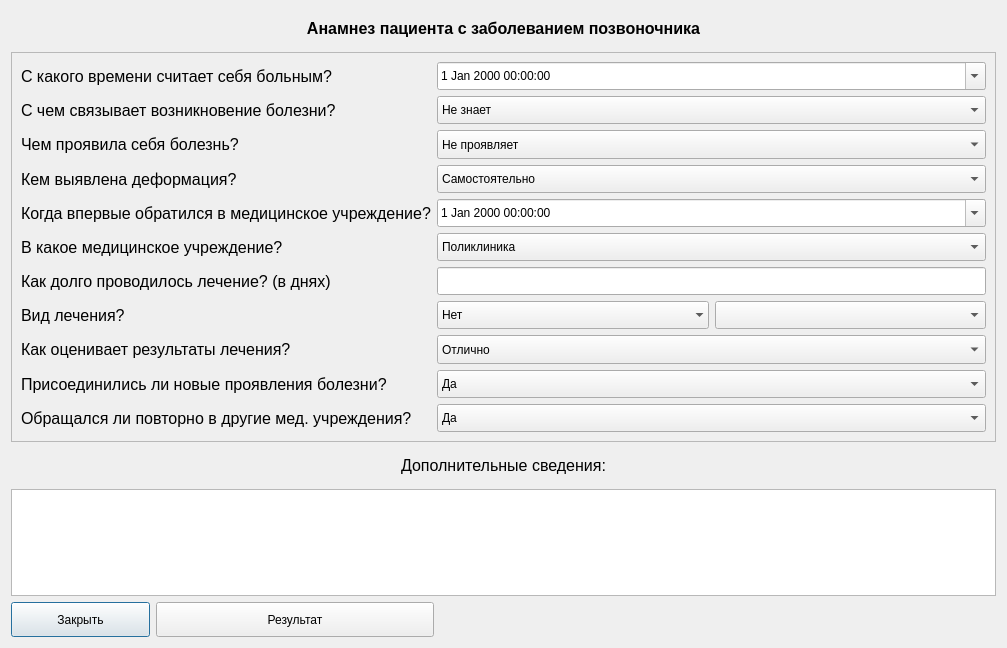
<?xml version="1.0" encoding="UTF-8"?>
<ui version="4.0">
 <class>PatientDiseaseWindow</class>
 <widget class="QDialog" name="PatientDiseaseWindow">
  <property name="geometry">
   <rect>
    <x>0</x>
    <y>0</y>
    <width>1007</width>
    <height>648</height>
   </rect>
  </property>
  <property name="windowTitle">
   <string>Dialog</string>
  </property>
  <property name="styleSheet">
   <string notr="true"/>
  </property>
  <layout class="QVBoxLayout" name="verticalLayout_3">
   <item>
    <layout class="QVBoxLayout" name="verticalLayoutMain" stretch="1,11,1,3,1">
     <item>
      <widget class="QLabel" name="labelPatientHistoryWithSpinalDisease">
       <property name="enabled">
        <bool>true</bool>
       </property>
       <property name="sizePolicy">
        <sizepolicy hsizetype="Expanding" vsizetype="Expanding">
         <horstretch>0</horstretch>
         <verstretch>0</verstretch>
        </sizepolicy>
       </property>
       <property name="font">
        <font>
         <pointsize>12</pointsize>
         <bold>true</bold>
         <underline>false</underline>
        </font>
       </property>
       <property name="contextMenuPolicy">
        <enum>Qt::NoContextMenu</enum>
       </property>
       <property name="acceptDrops">
        <bool>false</bool>
       </property>
       <property name="toolTip">
        <string/>
       </property>
       <property name="text">
        <string>&lt;html&gt;&lt;head/&gt;&lt;body&gt;&lt;p&gt;Анамнез пациента с заболеванием позвоночника&lt;/p&gt;&lt;/body&gt;&lt;/html&gt;</string>
       </property>
       <property name="alignment">
        <set>Qt::AlignCenter</set>
       </property>
      </widget>
     </item>
     <item>
      <widget class="QScrollArea" name="scrollArea">
       <property name="widgetResizable">
        <bool>true</bool>
       </property>
       <widget class="QWidget" name="scrollAreaWidgetContents">
        <property name="geometry">
         <rect>
          <x>0</x>
          <y>-9</y>
          <width>960</width>
          <height>393</height>
         </rect>
        </property>
        <property name="sizePolicy">
         <sizepolicy hsizetype="Expanding" vsizetype="Expanding">
          <horstretch>0</horstretch>
          <verstretch>0</verstretch>
         </sizepolicy>
        </property>
        <layout class="QHBoxLayout" name="horizontalLayout_9">
         <item>
          <layout class="QHBoxLayout" name="horizontalLayoutCenter" stretch="0,1">
           <item>
            <layout class="QVBoxLayout" name="verticalLayout_5" stretch="1,1,1,1,1,1,1,1,1,1,1">
             <item>
              <widget class="QLabel" name="labelDiseaseStartTime">
               <property name="sizePolicy">
                <sizepolicy hsizetype="Expanding" vsizetype="Expanding">
                 <horstretch>0</horstretch>
                 <verstretch>0</verstretch>
                </sizepolicy>
               </property>
               <property name="font">
                <font>
                 <pointsize>12</pointsize>
                </font>
               </property>
               <property name="text">
                <string>С какого времени считает себя больным?</string>
               </property>
              </widget>
             </item>
             <item>
              <widget class="QLabel" name="labelOccurrenceOfDisease">
               <property name="sizePolicy">
                <sizepolicy hsizetype="Expanding" vsizetype="Expanding">
                 <horstretch>0</horstretch>
                 <verstretch>0</verstretch>
                </sizepolicy>
               </property>
               <property name="font">
                <font>
                 <pointsize>12</pointsize>
                 <bold>false</bold>
                </font>
               </property>
               <property name="focusPolicy">
                <enum>Qt::NoFocus</enum>
               </property>
               <property name="whatsThis">
                <string>&lt;html&gt;&lt;head/&gt;&lt;body&gt;&lt;p align=&quot;right&quot;&gt;&lt;br/&gt;&lt;/p&gt;&lt;/body&gt;&lt;/html&gt;</string>
               </property>
               <property name="accessibleName">
                <string>&lt;html&gt;&lt;head/&gt;&lt;body&gt;&lt;p align=&quot;right&quot;&gt;&lt;br/&gt;&lt;/p&gt;&lt;/body&gt;&lt;/html&gt;</string>
               </property>
               <property name="accessibleDescription">
                <string>&lt;html&gt;&lt;head/&gt;&lt;body&gt;&lt;p&gt;&lt;span style=&quot; font-size:10pt;&quot;&gt;&lt;br/&gt;&lt;/span&gt;&lt;/p&gt;&lt;/body&gt;&lt;/html&gt;</string>
               </property>
               <property name="layoutDirection">
                <enum>Qt::LeftToRight</enum>
               </property>
               <property name="text">
                <string>С чем связывает возникновение болезни?</string>
               </property>
               <property name="scaledContents">
                <bool>false</bool>
               </property>
               <property name="wordWrap">
                <bool>false</bool>
               </property>
               <property name="openExternalLinks">
                <bool>false</bool>
               </property>
              </widget>
             </item>
             <item>
              <widget class="QLabel" name="labelManifestationOfDisease">
               <property name="sizePolicy">
                <sizepolicy hsizetype="Expanding" vsizetype="Expanding">
                 <horstretch>0</horstretch>
                 <verstretch>0</verstretch>
                </sizepolicy>
               </property>
               <property name="font">
                <font>
                 <pointsize>12</pointsize>
                </font>
               </property>
               <property name="text">
                <string>Чем проявила себя болезнь?</string>
               </property>
              </widget>
             </item>
             <item>
              <widget class="QLabel" name="labelRevealed">
               <property name="sizePolicy">
                <sizepolicy hsizetype="Expanding" vsizetype="Expanding">
                 <horstretch>0</horstretch>
                 <verstretch>0</verstretch>
                </sizepolicy>
               </property>
               <property name="font">
                <font>
                 <pointsize>12</pointsize>
                </font>
               </property>
               <property name="text">
                <string>Кем выявлена деформация?</string>
               </property>
              </widget>
             </item>
             <item>
              <widget class="QLabel" name="labelFirstWentToMedicalFacility">
               <property name="sizePolicy">
                <sizepolicy hsizetype="Expanding" vsizetype="Expanding">
                 <horstretch>0</horstretch>
                 <verstretch>0</verstretch>
                </sizepolicy>
               </property>
               <property name="font">
                <font>
                 <pointsize>12</pointsize>
                </font>
               </property>
               <property name="text">
                <string>Когда впервые обратился в медицинское учреждение?</string>
               </property>
              </widget>
             </item>
             <item>
              <widget class="QLabel" name="labelMedicalFacility">
               <property name="sizePolicy">
                <sizepolicy hsizetype="Expanding" vsizetype="Expanding">
                 <horstretch>0</horstretch>
                 <verstretch>0</verstretch>
                </sizepolicy>
               </property>
               <property name="font">
                <font>
                 <pointsize>12</pointsize>
                </font>
               </property>
               <property name="text">
                <string>В какое медицинское учреждение?</string>
               </property>
              </widget>
             </item>
             <item>
              <widget class="QLabel" name="labelTreatmentTimeInDays">
               <property name="sizePolicy">
                <sizepolicy hsizetype="Expanding" vsizetype="Expanding">
                 <horstretch>0</horstretch>
                 <verstretch>0</verstretch>
                </sizepolicy>
               </property>
               <property name="font">
                <font>
                 <pointsize>12</pointsize>
                </font>
               </property>
               <property name="text">
                <string>Как долго проводилось лечение? (в днях)</string>
               </property>
              </widget>
             </item>
             <item>
              <widget class="QLabel" name="labelTypeOfTreatment">
               <property name="sizePolicy">
                <sizepolicy hsizetype="Expanding" vsizetype="Expanding">
                 <horstretch>0</horstretch>
                 <verstretch>0</verstretch>
                </sizepolicy>
               </property>
               <property name="font">
                <font>
                 <pointsize>12</pointsize>
                </font>
               </property>
               <property name="text">
                <string>Вид лечения?</string>
               </property>
              </widget>
             </item>
             <item>
              <widget class="QLabel" name="labelTreatmentResult">
               <property name="sizePolicy">
                <sizepolicy hsizetype="Expanding" vsizetype="Expanding">
                 <horstretch>0</horstretch>
                 <verstretch>0</verstretch>
                </sizepolicy>
               </property>
               <property name="font">
                <font>
                 <pointsize>12</pointsize>
                </font>
               </property>
               <property name="text">
                <string>Как оценивает результаты лечения?</string>
               </property>
              </widget>
             </item>
             <item>
              <widget class="QLabel" name="labelNewDisease">
               <property name="sizePolicy">
                <sizepolicy hsizetype="Expanding" vsizetype="Expanding">
                 <horstretch>0</horstretch>
                 <verstretch>0</verstretch>
                </sizepolicy>
               </property>
               <property name="font">
                <font>
                 <pointsize>12</pointsize>
                </font>
               </property>
               <property name="text">
                <string>Присоединились ли новые проявления болезни?</string>
               </property>
              </widget>
             </item>
             <item>
              <widget class="QLabel" name="labelWentToOtherMedicalFacility">
               <property name="sizePolicy">
                <sizepolicy hsizetype="Expanding" vsizetype="Expanding">
                 <horstretch>0</horstretch>
                 <verstretch>0</verstretch>
                </sizepolicy>
               </property>
               <property name="font">
                <font>
                 <pointsize>12</pointsize>
                </font>
               </property>
               <property name="text">
                <string>Обращался ли повторно в другие мед. учреждения?</string>
               </property>
              </widget>
             </item>
            </layout>
           </item>
           <item>
            <layout class="QGridLayout" name="gridLayout" rowstretch="1,1,1,1,1,1,1,1,1,1,1" columnstretch="1,1">
             <property name="topMargin">
              <number>0</number>
             </property>
             <item row="9" column="0" colspan="2">
              <widget class="QComboBox" name="comboBoxNewDisease">
               <property name="sizePolicy">
                <sizepolicy hsizetype="Expanding" vsizetype="Expanding">
                 <horstretch>0</horstretch>
                 <verstretch>0</verstretch>
                </sizepolicy>
               </property>
               <item>
                <property name="text">
                 <string>Да</string>
                </property>
               </item>
               <item>
                <property name="text">
                 <string>Нет</string>
                </property>
               </item>
              </widget>
             </item>
             <item row="5" column="0" colspan="2">
              <widget class="QComboBox" name="comboBoxMedicalFacility">
               <property name="sizePolicy">
                <sizepolicy hsizetype="MinimumExpanding" vsizetype="Expanding">
                 <horstretch>0</horstretch>
                 <verstretch>0</verstretch>
                </sizepolicy>
               </property>
               <item>
                <property name="text">
                 <string>Поликлиника</string>
                </property>
               </item>
               <item>
                <property name="text">
                 <string>Консультативный прием</string>
                </property>
               </item>
               <item>
                <property name="text">
                 <string>Стационар</string>
                </property>
               </item>
               <item>
                <property name="text">
                 <string>Прочее</string>
                </property>
               </item>
              </widget>
             </item>
             <item row="10" column="0" colspan="2">
              <widget class="QComboBox" name="comboBoxWentToOtherMedicalFacility">
               <property name="sizePolicy">
                <sizepolicy hsizetype="Expanding" vsizetype="Expanding">
                 <horstretch>0</horstretch>
                 <verstretch>0</verstretch>
                </sizepolicy>
               </property>
               <item>
                <property name="text">
                 <string>Да</string>
                </property>
               </item>
               <item>
                <property name="text">
                 <string>Нет</string>
                </property>
               </item>
              </widget>
             </item>
             <item row="1" column="0" colspan="2">
              <widget class="QComboBox" name="comboBoxOccurrenceOfDisease">
               <property name="enabled">
                <bool>true</bool>
               </property>
               <property name="sizePolicy">
                <sizepolicy hsizetype="Expanding" vsizetype="MinimumExpanding">
                 <horstretch>0</horstretch>
                 <verstretch>0</verstretch>
                </sizepolicy>
               </property>
               <item>
                <property name="text">
                 <string>Не знает</string>
                </property>
               </item>
               <item>
                <property name="text">
                 <string>Травма</string>
                </property>
               </item>
               <item>
                <property name="text">
                 <string>Физическая нагрузка</string>
                </property>
               </item>
               <item>
                <property name="text">
                 <string>Переохлаждение</string>
                </property>
               </item>
               <item>
                <property name="text">
                 <string>Беременность</string>
                </property>
               </item>
               <item>
                <property name="text">
                 <string>Роды</string>
                </property>
               </item>
               <item>
                <property name="text">
                 <string>Прочее</string>
                </property>
               </item>
              </widget>
             </item>
             <item row="3" column="0" colspan="2">
              <widget class="QComboBox" name="comboBoxRevealed">
               <property name="sizePolicy">
                <sizepolicy hsizetype="Expanding" vsizetype="Expanding">
                 <horstretch>0</horstretch>
                 <verstretch>0</verstretch>
                </sizepolicy>
               </property>
               <item>
                <property name="text">
                 <string>Самостоятельно</string>
                </property>
               </item>
               <item>
                <property name="text">
                 <string>Родственник</string>
                </property>
               </item>
               <item>
                <property name="text">
                 <string>Окружающие</string>
                </property>
               </item>
               <item>
                <property name="text">
                 <string>Доктор</string>
                </property>
               </item>
               <item>
                <property name="text">
                 <string>Портниха</string>
                </property>
               </item>
               <item>
                <property name="text">
                 <string>Прочее</string>
                </property>
               </item>
              </widget>
             </item>
             <item row="8" column="0" colspan="2">
              <widget class="QComboBox" name="comboBoxTreatmentResult">
               <property name="sizePolicy">
                <sizepolicy hsizetype="Expanding" vsizetype="Expanding">
                 <horstretch>0</horstretch>
                 <verstretch>0</verstretch>
                </sizepolicy>
               </property>
               <item>
                <property name="text">
                 <string>Отлично</string>
                </property>
               </item>
               <item>
                <property name="text">
                 <string>Хорошо</string>
                </property>
               </item>
               <item>
                <property name="text">
                 <string>Удовлетворительно</string>
                </property>
               </item>
               <item>
                <property name="text">
                 <string>Плохо</string>
                </property>
               </item>
               <item>
                <property name="text">
                 <string>Ухудшение</string>
                </property>
               </item>
              </widget>
             </item>
             <item row="7" column="0">
              <widget class="QComboBox" name="comboBoxTypeOfTreatment">
               <property name="sizePolicy">
                <sizepolicy hsizetype="Expanding" vsizetype="Expanding">
                 <horstretch>0</horstretch>
                 <verstretch>0</verstretch>
                </sizepolicy>
               </property>
               <property name="frame">
                <bool>false</bool>
               </property>
               <item>
                <property name="text">
                 <string>Нет</string>
                </property>
               </item>
               <item>
                <property name="text">
                 <string>Консервативное</string>
                </property>
               </item>
               <item>
                <property name="text">
                 <string>Оперативное</string>
                </property>
               </item>
               <item>
                <property name="text">
                 <string>Санаторно - курортное</string>
                </property>
               </item>
              </widget>
             </item>
             <item row="4" column="0" colspan="2">
              <widget class="QDateTimeEdit" name="dateTimeEditFirstWentToMedicalFacility">
               <property name="sizePolicy">
                <sizepolicy hsizetype="Expanding" vsizetype="Expanding">
                 <horstretch>0</horstretch>
                 <verstretch>0</verstretch>
                </sizepolicy>
               </property>
               <property name="calendarPopup">
                <bool>true</bool>
               </property>
              </widget>
             </item>
             <item row="2" column="0" colspan="2">
              <widget class="QComboBox" name="comboBoxManifestationOfDisease">
               <property name="sizePolicy">
                <sizepolicy hsizetype="Expanding" vsizetype="Expanding">
                 <horstretch>0</horstretch>
                 <verstretch>0</verstretch>
                </sizepolicy>
               </property>
               <item>
                <property name="text">
                 <string>Не проявляет</string>
                </property>
               </item>
               <item>
                <property name="text">
                 <string>Боли</string>
                </property>
               </item>
               <item>
                <property name="text">
                 <string>Деформация туловища</string>
                </property>
               </item>
               <item>
                <property name="text">
                 <string>Неврологические нарушения</string>
                </property>
               </item>
               <item>
                <property name="text">
                 <string>Прочее</string>
                </property>
               </item>
              </widget>
             </item>
             <item row="7" column="1">
              <widget class="QComboBox" name="comboBoxTypeOfTreatmentAddition">
               <property name="sizePolicy">
                <sizepolicy hsizetype="Expanding" vsizetype="Expanding">
                 <horstretch>0</horstretch>
                 <verstretch>0</verstretch>
                </sizepolicy>
               </property>
              </widget>
             </item>
             <item row="6" column="0" colspan="2">
              <widget class="QLineEdit" name="lineEditTreatmentTimeInDays">
               <property name="sizePolicy">
                <sizepolicy hsizetype="Expanding" vsizetype="Expanding">
                 <horstretch>0</horstretch>
                 <verstretch>0</verstretch>
                </sizepolicy>
               </property>
              </widget>
             </item>
             <item row="0" column="0" colspan="2">
              <widget class="QDateTimeEdit" name="dateTimeEditDiseaseStart">
               <property name="sizePolicy">
                <sizepolicy hsizetype="Expanding" vsizetype="Expanding">
                 <horstretch>0</horstretch>
                 <verstretch>0</verstretch>
                </sizepolicy>
               </property>
               <property name="calendarPopup">
                <bool>true</bool>
               </property>
              </widget>
             </item>
            </layout>
           </item>
          </layout>
         </item>
        </layout>
       </widget>
      </widget>
     </item>
     <item>
      <widget class="QLabel" name="labelAddition_2">
       <property name="sizePolicy">
        <sizepolicy hsizetype="Expanding" vsizetype="Expanding">
         <horstretch>0</horstretch>
         <verstretch>0</verstretch>
        </sizepolicy>
       </property>
       <property name="font">
        <font>
         <pointsize>12</pointsize>
        </font>
       </property>
       <property name="text">
        <string>Дополнительные сведения:</string>
       </property>
       <property name="alignment">
        <set>Qt::AlignCenter</set>
       </property>
      </widget>
     </item>
     <item>
      <widget class="QTextEdit" name="textEditAddition"/>
     </item>
     <item>
      <layout class="QHBoxLayout" name="horizontalLayoutBottom" stretch="1,2,4">
       <item>
        <widget class="QPushButton" name="buttonClose">
         <property name="sizePolicy">
          <sizepolicy hsizetype="Expanding" vsizetype="Expanding">
           <horstretch>0</horstretch>
           <verstretch>0</verstretch>
          </sizepolicy>
         </property>
         <property name="text">
          <string>Закрыть</string>
         </property>
        </widget>
       </item>
       <item>
        <widget class="QPushButton" name="buttonResult">
         <property name="sizePolicy">
          <sizepolicy hsizetype="Expanding" vsizetype="Expanding">
           <horstretch>0</horstretch>
           <verstretch>0</verstretch>
          </sizepolicy>
         </property>
         <property name="text">
          <string>Результат</string>
         </property>
        </widget>
       </item>
       <item>
        <widget class="QLabel" name="labelResult">
         <property name="text">
          <string/>
         </property>
        </widget>
       </item>
      </layout>
     </item>
    </layout>
   </item>
  </layout>
 </widget>
 <resources/>
 <connections/>
</ui>
